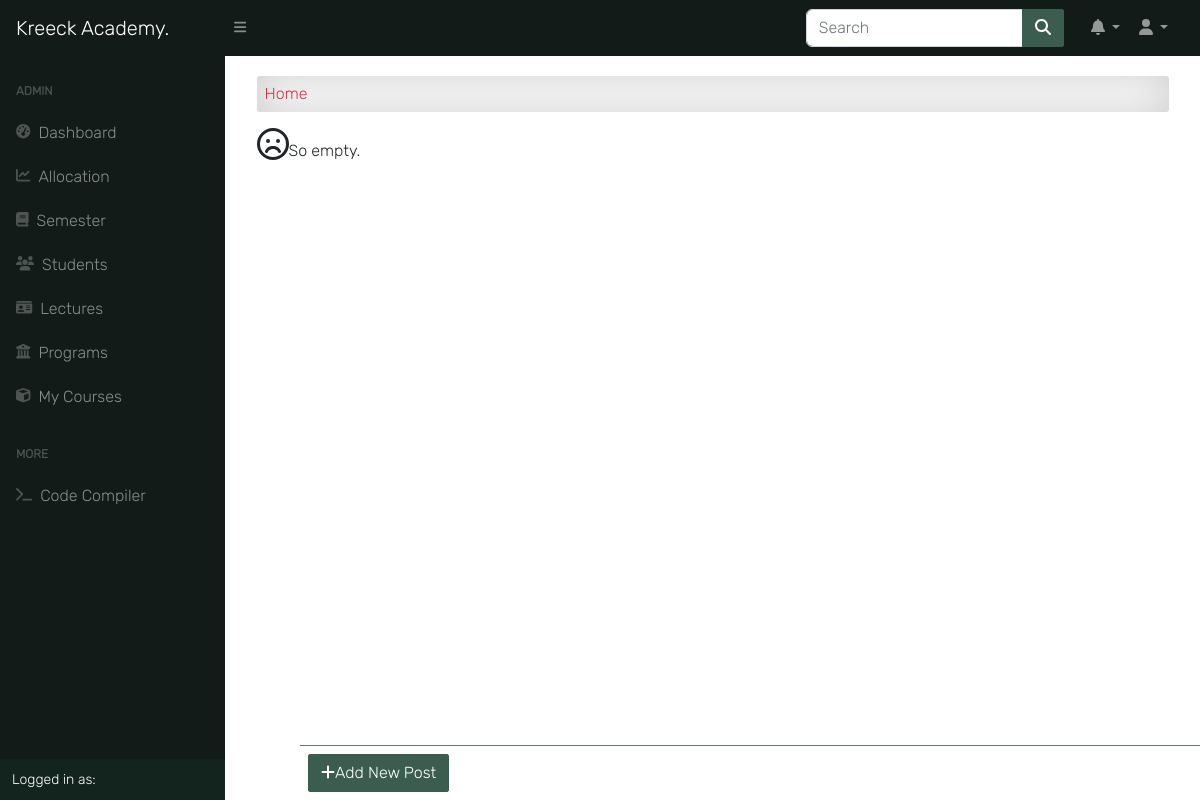
/dashboard/ (signed in), run on an earlier commit of the app's database.
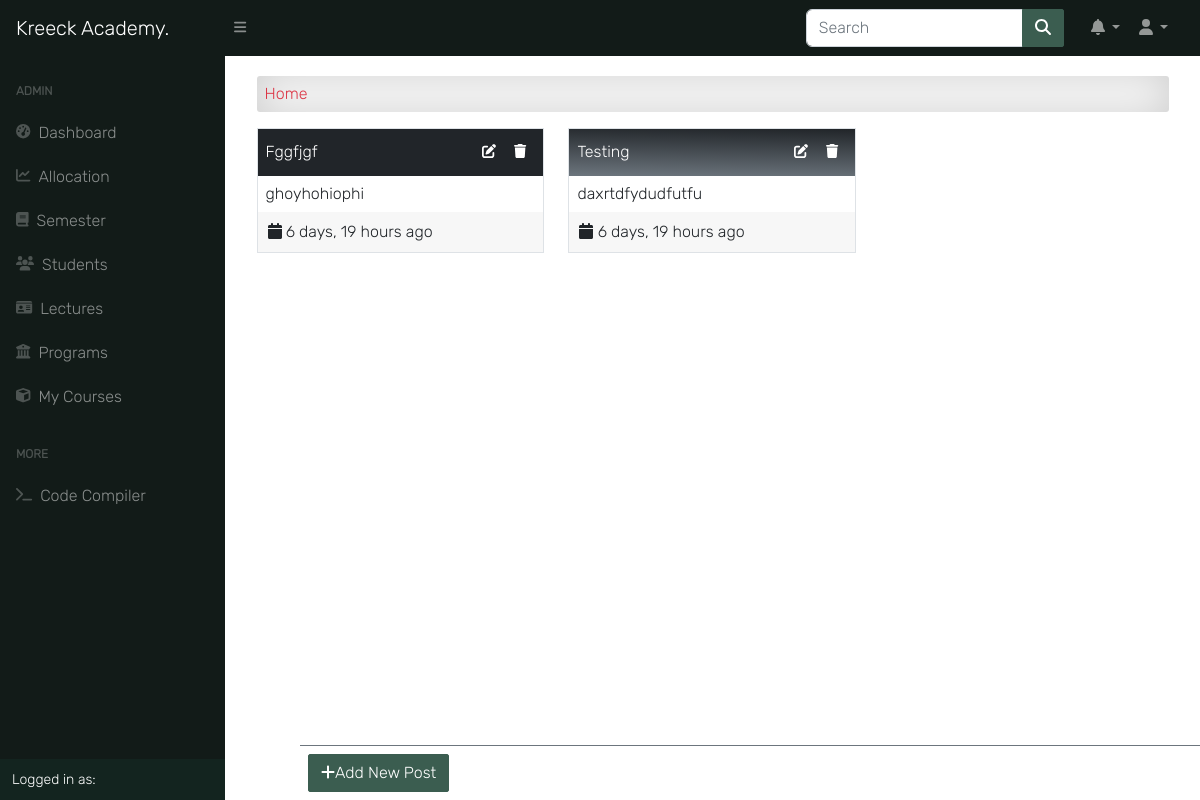
And on a later commit of the database.
### app/models.py (models this page shows, shortened)
class NewsAndEvents(models.Model):
    title = models.CharField(max_length=200, null=True)
    summary = models.TextField(max_length=200, blank=True, null=True)
    posted_as = models.CharField(choices=POST, max_length=10)
    updated_date = models.DateTimeField(auto_now=True, auto_now_add=False, null=True)
    upload_time = models.DateTimeField(auto_now=False, auto_now_add=True, null=True)
    objects = NewsAndEventsManager()

### app/views.py (the view)
# urls.py: path('dashboard/', home_view, name='home'),
@login_required
def home_view(request):
    items = NewsAndEvents.objects.all().order_by('-updated_date')
    context = {
        'title': "News & Events | Kreeck Academy",
        'items': items,
    }
    return render(request, 'app/index.html', context)

### app/models.py (called while the page is built)
    def get_queryset(self):
        return NewsAndEventsQuerySet(self.model, using=self._db)

    def all(self):
        return self.get_queryset()

### templates/app/index.html (shortened to what this page needs)
{% extends 'base.html' %}
{% block content %}
<div class="container">
    <div id="input-nav" class="p-2">Home</div>
    {% if request.user.is_superuser %}
    <div class="manage-wrap">
        <a class="btn btn-primary" href="{% url 'add_item' %}"><i class="fas fa-plus"></i>Add New Post</a>
    </div>
    {% endif %}
    {% if items %}
    <div class="row">
        {% for item in items %}
        <div class="col-md-4 mb-4">
            <div class="bg-white border">
                <div class="card-header-ne {% if item.posted_as == 'News' %}news{% else %}events{% endif %} p-2">
                    <span class="p-0">
                        {{ item.title|title }}
                    </span>
                    {% if request.user.is_superuser %}
                    <div class="dropdown">
                        <a href="{% url 'edit_post' pk=item.id %}" class="btn btn-sm" >
                            <i class="fa-solid fa-pen-to-square" style="color: #ffffff;"></i>
                        </a>
                        <a href="{% url 'delete_post' pk=item.id %}" class="btn btn-sm" >
                            <i class="fa-solid fa-trash" style="color: #ffffff;"></i>
                        </a>
                    </div>
                    {% endif %}
                </div>
                <div class="p-2">{{ item.summary }}</div>
                <div class="date-wrapper">
                    <i class="fa fa-calendar mr-2"></i>
                    {{ item.updated_date|timesince }} ago
                </div>
            </div>
        </div>
        {% endfor %}
    </div>
    {% else %}
    <p>
        <i class="far fa-frown fa-2x"></i>So empty.
    </p>
    {% endif %}
</div>
{% endblock content %}

What changed in the data, as far as the page shows it:
added NewsAndEvents: title "Fggfjgf", summary "ghoyhohiophi", updated_date "6 days, 19 hours", posted_as "News" (drawn)
added NewsAndEvents: title "Testing", summary "daxrtdfydudfutfu", updated_date "6 days, 19 hours", posted_as "Event" (drawn)
Also different on the page:
text no longer shown: "So empty."
